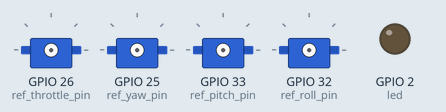
Simulated run of this sketch. Board: ESP32. Parts: 4 × servo, output pins drawn as LEDs (lit = HIGH). WiFi joins after 1.5 s; servers stay silent unless stated; not simulated (calls return 0 or success): secrets.h; what the sketch prints to the serial monitor is not drawn.

Above: at 0.1 s.
At 2.0 s:
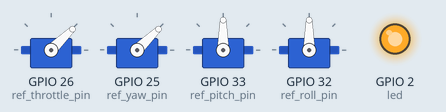
Timing chart, 0 to 3.5 s (numbered marks = the images above):
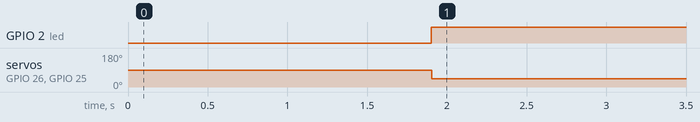

Measured:
- by itself, GPIO 2 (led): LOW → HIGH at 1.9 s
- by itself, servo on GPIO 26 (ref_throttle_pin), servo on GPIO 25 (ref_yaw_pin): 90° → 44° at 1.9 s

The sketch:

quadcopter_main_cc3d.ino
```cpp
#include "wifi_websocket.h"

#include <WiFi.h>
#include <ServoESP32.h> //Use the Servo librarey for generating PWM

Servo throttle; //name the servo object, here ESC
Servo yaw;
Servo pitch;
Servo roll;

const int led = 2;

const int ref_throttle_pin = 26;
const int ref_yaw_pin = 25;
const int ref_pitch_pin = 33;
const int ref_roll_pin = 32;
const int flight_mode = 19;

int controller_active;
int controller_follow;

// Reference values received from the server
int* ref_array; //array that will hold four joystick outputs. throttle, yaw, pitch, roll.
float ref_throttle,
      ref_yaw,
      ref_pitch,
      ref_roll;

void updateSignal() {
  if (controller_active) {
    if (controller_follow) {
      Serial.println("Following...");
    }
    else {
      Serial.print("throttle: "); Serial.print(ref_throttle);
      Serial.print(" yaw: "); Serial.print(ref_yaw);
      Serial.print(" pitch: "); Serial.print(ref_pitch);
      Serial.print(" roll: "); Serial.println(ref_roll);


      //write
      throttle.writeMicroseconds(ref_throttle);
      yaw.writeMicroseconds(ref_yaw);
      pitch.writeMicroseconds(ref_pitch);
      roll.writeMicroseconds(ref_roll);
    }

  }
  else {
    Serial.println("Disarmed. Shutting off motors..");
    throttle.writeMicroseconds(1000);
    yaw.writeMicroseconds(1000);
  }

}

void readJoystick() {
  ref_array = getControlReference();
  controller_active = ref_array[4];
  controller_follow = ref_array[5];
  ref_throttle = map(ref_array[0], 0, 200, 1050, 1950);
  ref_yaw = map(ref_array[1], -100, 100, 1050, 1950);
  ref_pitch = map(ref_array[2], -100, 100, 1050, 1950);
  ref_roll = map(ref_array[3], -100, 100, 1050, 1950);


}


void setup() {
  Serial.begin(115200);
  connectWifi();
  connectWebsocket();
  pinMode(led, OUTPUT);
  throttle.attach(ref_throttle_pin); //Generate PWM in pin 9 of Arduino
  yaw.attach(ref_yaw_pin);
  pitch.attach(ref_pitch_pin);
  roll.attach(ref_roll_pin);
}


void loop() {
  // reset reference value to 0 at the start of every loop. This is to prevent
  // motors from spinning when it loses connection with the server.
  ref_throttle = 0;
  ref_yaw = 0;
  ref_pitch = 0;
  ref_roll = 0;
  controller_active = false;
  if (WiFi.status() == WL_CONNECTED) {
    if (pollWebsocket()) {
      digitalWrite(led, HIGH);
      readJoystick();

      /*
                    Serial.print("throttle: "); Serial.print(ref_throttle);
                    Serial.print(" yaw: "); Serial.print(ref_yaw);
                    Serial.print(" pitch: "); Serial.print(ref_pitch);
                    Serial.print(" roll: "); Serial.print(ref_roll);
      */
      /*
        //write
        FLESC.writeMicroseconds(ref_throttle);
        FRESC.writeMicroseconds(ref_throttle);
        RLESC.writeMicroseconds(ref_throttle);
        RRESC.writeMicroseconds(ref_throttle);*/
    }
    else {
      digitalWrite(led, LOW);
      connectWebsocket();
    }
  }
  else {
    digitalWrite(led, LOW);
    connectWifi();
    connectWebsocket();
  }
  updateSignal();
}
```

wifi_websocket.cpp
```cpp
#include "wifi_websocket.h"
#include "secrets.h"
#include <ArduinoJson.h>
#include <WiFi.h>
#include <ArduinoWebsockets.h>

using namespace websockets;

WebsocketsClient client;
bool wsConnected;
int controlReference[5]; // throttle, yaw, pitch, roll

void connectWifi(){
  WiFi.begin(WIFI_SSID, WIFI_PASSWORD);
  Serial.println("Connecting");
  while(WiFi.status() != WL_CONNECTED) {
    delay(500);
    Serial.print(".");
  }
  Serial.println("");
  Serial.print("Connected to WiFi network with IP Address: ");
  Serial.println(WiFi.localIP());
}

void onMessageCallback(WebsocketsMessage message) {
    DynamicJsonDocument doc(150);

    // msg is a JSON object that goes like "{\"throttle\":150,\"yaw\":20,\"pitch\":25,\"roll\":25}"
    const char* msg = (message.data()).c_str();
    deserializeJson(doc,msg);

    controlReference[0] = doc["throttle"];
    controlReference[1] = doc["yaw"];
    controlReference[2] = doc["pitch"];
    controlReference[3] = doc["roll"];
    controlReference[4] = doc["active"];
    controlReference[5] = doc["follow"];
}

void onEventsCallback(WebsocketsEvent event, String data) {
    if(event == WebsocketsEvent::ConnectionOpened) {
        Serial.println("Connnection Opened");
        wsConnected = true;
    } else if(event == WebsocketsEvent::ConnectionClosed) {
        Serial.println("Connnection Closed");
        wsConnected = false;
    } else if(event == WebsocketsEvent::GotPing) {
        Serial.println("Got a Ping!");
    } else if(event == WebsocketsEvent::GotPong) {
        Serial.println("Got a Pong!");
    }
}

void connectWebsocket(){
  // Connect to server
  client.connect(SERVER_NAME);

  Serial.println("Connected to Wifi, Connecting to server.");
  // try to connect to Websockets server
  bool connected = client.connect(SERVER_NAME);
  if(connected) {
      Serial.println("Connected!");
      for(int i=0;i<5;i++){
        controlReference[i] = 0;
      }
  } else {
      Serial.println("Not Connected!");
  }

  // Setup Callbacks
  client.onMessage(onMessageCallback);
  client.onEvent(onEventsCallback);
}

bool pollWebsocket(){
  if (client.available()){
    client.poll(); // Get ready to receive next message
    return true;
  }
  else{
    return false;
  }
}

int* getControlReference(){
  return controlReference;
}
```

wifi_websocket.h
```cpp
#ifndef WIFI_WEBSOCKET_H
#define WIFI_WEBSOCKET_H

void connectWifi();
void connectWebsocket();
bool pollWebsocket();
int* getControlReference();

#endif
```
